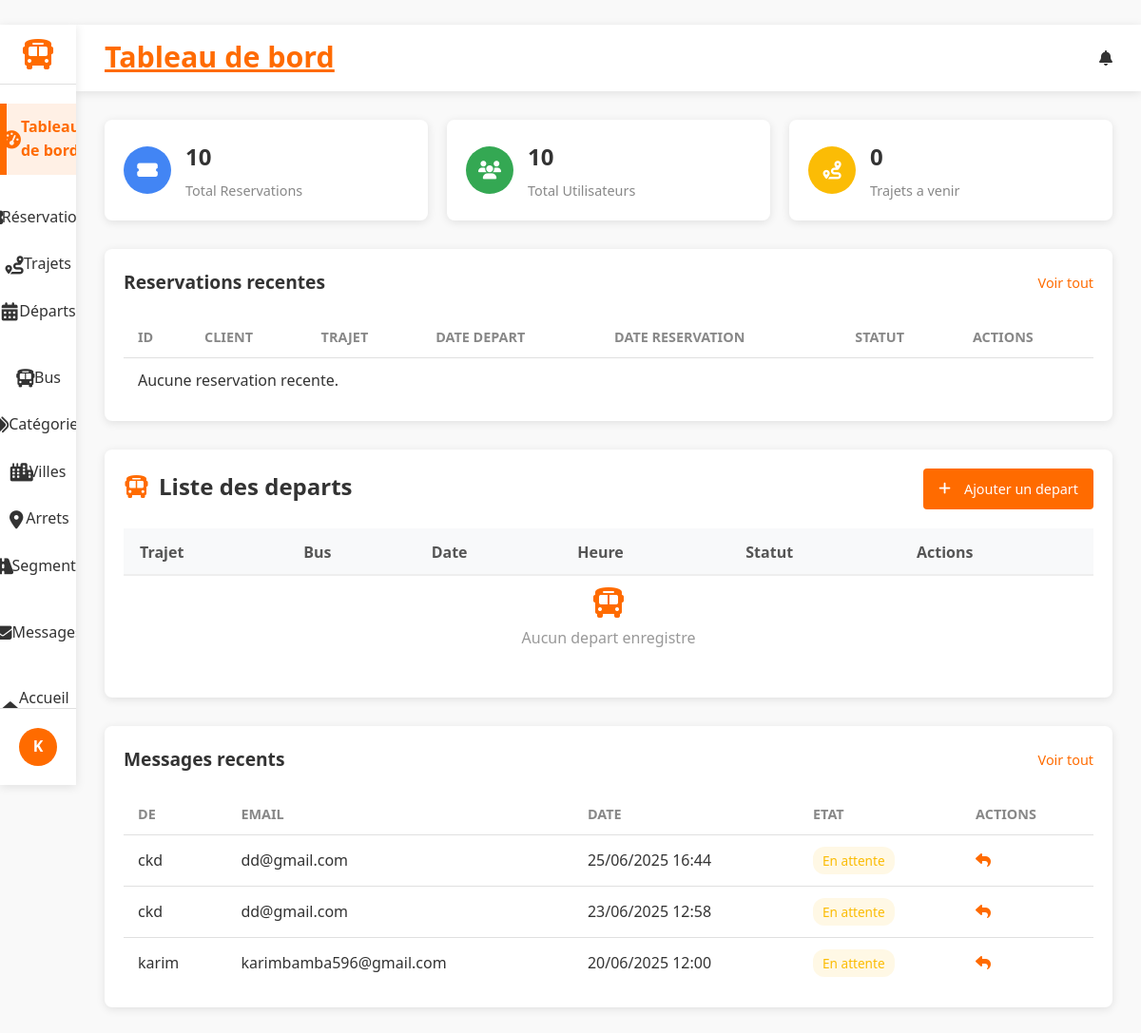
/dashboard/ (signed in), run on an earlier commit of the app's database.
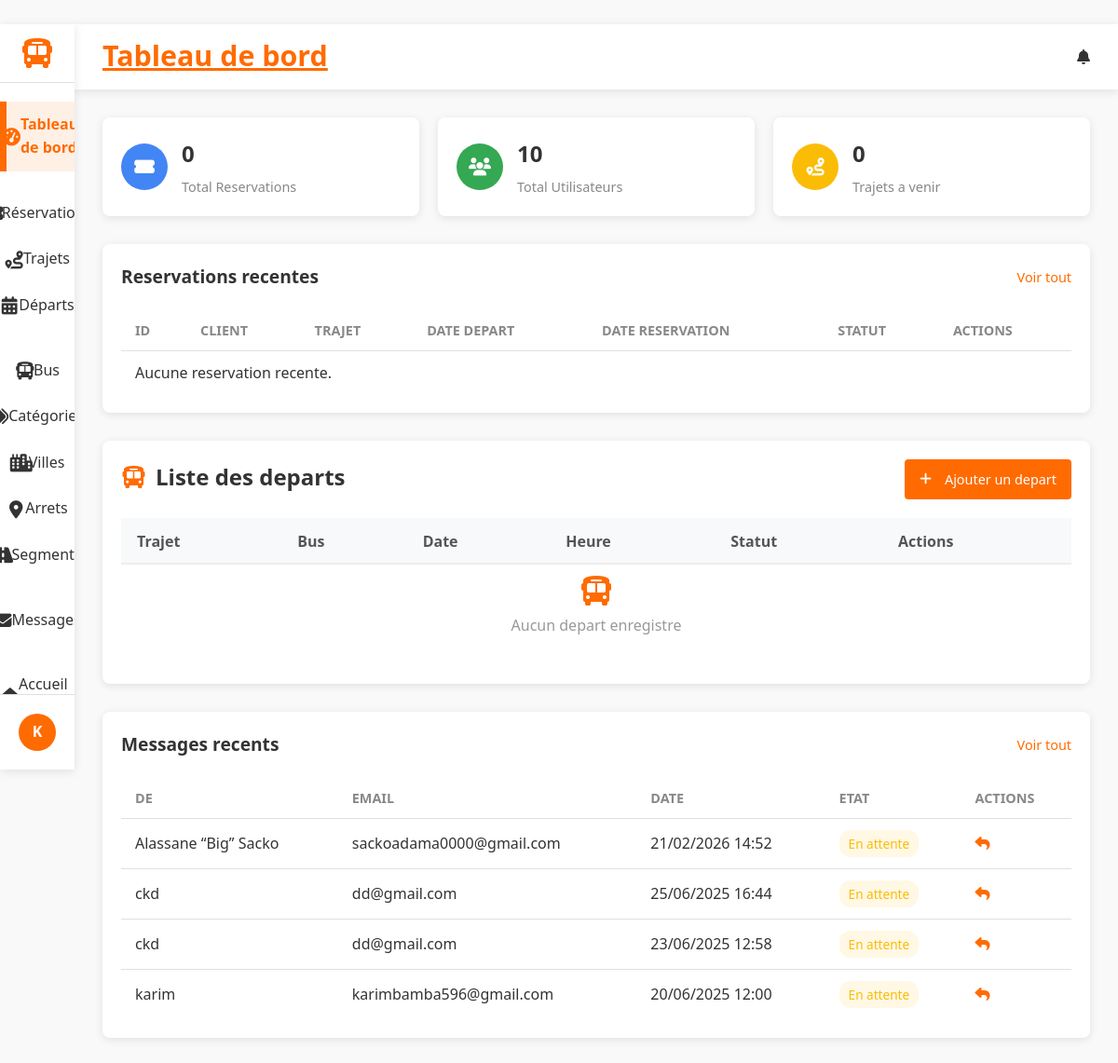
And on a later commit of the database.
### reservations/models.py (models this page shows)
class ContactMessage(models.Model):
    name = models.CharField(max_length=100)
    email = models.EmailField()
    message = models.TextField()
    submitted_at = models.DateTimeField(auto_now_add=True)
    reply = models.TextField(blank=True, null=True)
    replied_at = models.DateTimeField(blank=True, null=True)

### gareci_admin/views.py (the view)
# urls.py: path("", DashboardView.as_view(), name="index"),
class DashboardView(StaffRequiredMixin,ActiveTabMixin, BreadcrumbMixin , TemplateView):
    template_name = 'dashboard/dashboard.html'
    active_tab_value ='dashboard'
    def get_context_data(self, **kwargs):
        context = super().get_context_data(**kwargs)
        today = timezone.now().date()
        CustomUser = get_user_model()
        context['empty'] = []  # Liste vide pour le filtre default_if_none
        context['total_reservations'] = Reservation.objects.count()
        context['total_users'] = CustomUser.objects.count()
        upcoming_departures = Depart.objects.select_related(
            'trip', 'bus'
        ).prefetch_related(
            'reservations'
        ).filter(
            actif=True,
        ).order_by('heure_depart')
        context['upcoming_trips'] = upcoming_departures.count()
        context['object_list'] = Depart.objects.select_related('trip', 'bus').all().order_by('heure_depart')
        recent_reservations = Reservation.objects.select_related(
            'utilisateur',
            'depart__trip',
            'depart__bus'
        ).filter(
            statut__in=[ReservationStatus.EN_ATTENTE, ReservationStatus.CONFIRMEE]  # Uniquement les reservations actives
        ).order_by('-created_at')[:10]
        context['recent_reservations'] = recent_reservations
        recent_messages = ContactMessage.objects.filter(
            replied_at__isnull=True
        ).order_by('-submitted_at')[:5]
        context['recent_messages'] = recent_messages
        return context

### gareci_admin/utils.py (called while the page is built)
    def test_func(self):
        return self.request.user.is_staff

    def get_context_data(self, **kwargs):
        context = super().get_context_data(**kwargs)
        if self.active_tab_value:
            context['active_tab'] = self.active_tab_value
        return context

    def get_context_data(self, **kwargs):
        context = super().get_context_data(**kwargs)
        if self.breadcrumb_title:
            context['breadcrumb_title'] = self.breadcrumb_title
        return context

### gareci_admin/templates/dashboard/dashboard.html (shortened to what the changed rows need)
﻿{% extends 'dashboard/dashboard_base.html' %}
{% load dashboard_extras %}
{% block content %}
<div class="stats-section">
    <div class="stat-card">
        <div class="stat-info">
            <h3>{{ total_reservations }}</h3>
            <p>Total Reservations</p>
        </div>
    </div>
</div>
<section class="table-section">
    <div class="table-responsive">
        <table class="data-table">
            <thead>
                <tr>
                    <th>ID</th>
                    <th>Client</th>
                    <th>Trajet</th>
                    <th>Date depart</th>
                    <th>Date reservation</th>
                    <th>Statut</th>
                    <th>Actions</th>
                </tr>
            </thead>
        </table>
    </div>
</section>
<div class="departures-container">
    <div class="departures-header">
        <h2><i class="fas fa-bus"></i> Liste des departs</h2>
    </div>
    <table class="departures-table">
        <thead>
            <tr>
                <th>Trajet</th>
                <th>Bus</th>
                <th>Date</th>
                <th>Heure</th>
                <th>Statut</th>
                <th>Actions</th>
            </tr>
        </thead>
    </table>
</div>
{% if recent_messages %}
<section class="table-section">
    <div class="table-responsive">
        <table class="data-table">
            <thead>
                <tr>
                    <th>De</th>
                    <th>Email</th>
                    <th>Date</th>
                    <th>Etat</th>
                    <th>Actions</th>
                </tr>
            </thead>
            <tbody>
                {% for message in recent_messages %}
                <tr>
                    <td>{{ message.name }}</td>
                    <td>{{ message.email }}</td>
                    <td>{{ message.submitted_at|date:'d/m/Y H:i' }}</td>
                    <td>
                        <span class="status-badge {% if message.replied_at %}confirmed{% else %}pending{% endif %}">
                            {% if message.replied_at %}Repondu{% else %}En attente{% endif %}
                        </span>
                    </td>
                    <td>
                        <a href="{% url 'dashboard:message_reply' message.id %}" class="action-btn {% if message.replied_at %}view{% else %}edit{% endif %}">
                            <i class="fas fa-{% if message.replied_at %}eye{% else %}reply{% endif %}"></i>
                        </a>
                    </td>
                </tr>
                {% endfor %}
            </tbody>
        </table>
    </div>
</section>
{% endif %}
{% endblock %}

What changed in the data, as far as the page shows it:
added ContactMessage: name "Alassane “Big” Sacko", email "sackoadama0000@gmail.com", submitted_at "21/02/2026 14:52", shows "En attente"
Also different on the page:
{{ total_reservations }}: "10" → "0"
